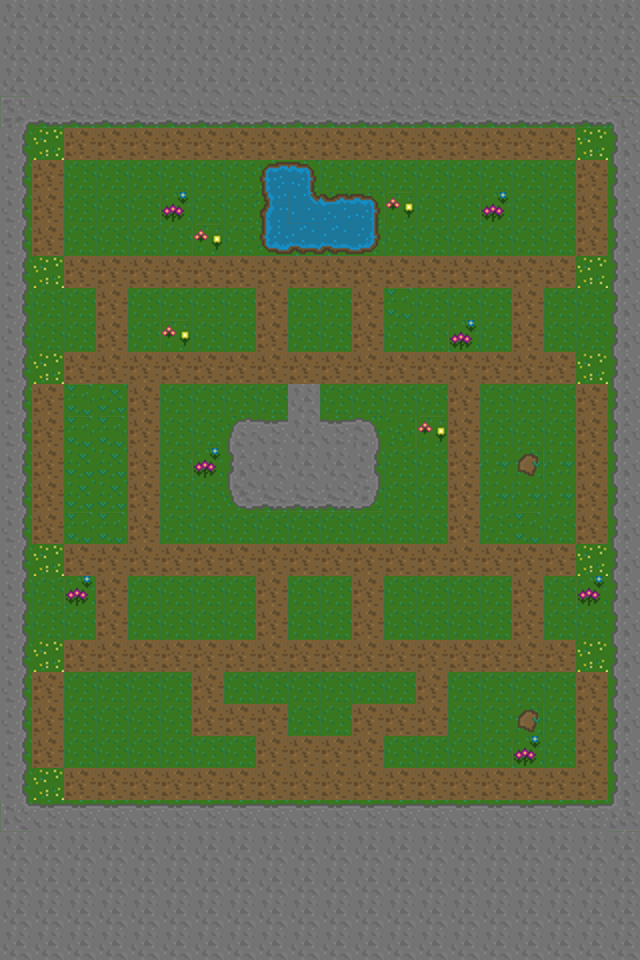

A 2D game scene composited from a Tiled map and its tileset images. What follows is a short description and the map's XML, with every tile layer's data as written:
An orthogonal 20x30 tile map with 32x32 px tiles, 1 tile layer (Tile Layer 1).

<map version="1.0" orientation="orthogonal" renderorder="right-down" width="20" height="30" tilewidth="32" tileheight="32" nextobjectid="1">
 <tileset firstgid="1" name="TileCraftGroundSet" tilewidth="32" tileheight="32" tilecount="81" columns="9">
  <image source="../img/TileCraftGroundSet.png" width="288" height="288" />
 </tileset>
 <layer name="Tile Layer 1" width="20" height="30">
  <data encoding="csv">
17,17,17,17,17,17,17,17,17,17,17,17,17,17,17,17,17,17,17,17,
17,17,17,17,17,17,17,17,17,17,17,17,17,17,17,17,17,17,17,17,
17,17,17,17,17,17,17,17,17,17,17,17,17,17,17,17,17,17,17,17,
35,26,26,26,26,26,26,26,26,26,26,26,26,26,26,26,26,26,26,36,
18,79,11,11,11,11,11,11,11,11,11,11,11,11,11,11,11,11,79,16,
18,11,42,42,42,42,42,42,4,6,42,42,42,42,42,42,42,42,11,16,
18,11,42,42,42,77,42,42,13,40,5,6,68,42,42,77,42,42,11,16,
18,11,42,42,42,42,68,42,22,23,23,24,42,42,42,42,42,42,11,16,
18,79,11,11,11,11,11,11,11,11,11,11,11,11,11,11,11,11,79,16,
18,42,42,11,42,42,42,42,11,42,42,11,69,42,42,42,11,42,42,16,
18,42,42,11,42,68,42,42,11,42,42,11,42,42,77,42,11,42,42,16,
18,79,11,11,11,11,11,11,11,11,11,11,11,11,11,11,11,11,79,16,
18,11,69,78,11,42,42,42,42,17,42,42,42,42,11,42,42,42,11,16,
18,11,69,69,11,42,42,7,8,17,8,9,43,68,11,42,42,42,11,16,
18,11,78,78,11,42,77,16,17,17,17,18,42,42,11,33,34,33,11,16,
18,11,78,78,11,42,42,25,26,26,26,27,42,42,11,33,33,33,11,16,
18,11,69,69,11,42,42,42,42,42,42,42,42,42,11,42,69,42,11,16,
18,79,11,11,11,11,11,11,11,11,11,11,11,11,11,11,11,11,79,16,
18,42,77,11,42,42,42,42,11,42,42,11,42,42,42,42,11,42,77,16,
18,42,42,11,42,42,42,42,11,42,42,11,42,42,42,42,11,42,42,16,
18,79,11,11,11,11,11,11,11,11,11,11,11,11,11,11,11,11,79,16,
18,11,42,42,42,42,11,42,42,42,42,42,42,11,42,42,42,42,11,16,
18,11,42,42,42,42,11,11,11,42,42,11,11,11,42,42,34,42,11,16,
18,11,42,42,42,42,42,42,11,11,11,11,42,42,42,42,77,42,11,16,
18,79,11,11,11,11,11,11,11,11,11,11,11,11,11,11,11,11,11,16,
44,8,8,8,8,8,8,8,8,8,8,8,8,8,8,8,8,8,8,45,
17,17,17,17,17,17,17,17,17,17,17,17,17,17,17,17,17,17,17,17,
17,17,17,17,17,17,17,17,17,17,17,17,17,17,17,17,17,17,17,17,
17,17,17,17,17,17,17,17,17,17,17,17,17,17,17,17,17,17,17,17,
17,17,17,17,17,17,17,17,17,17,17,17,17,17,17,17,17,17,17,17
</data>
 </layer>
</map>